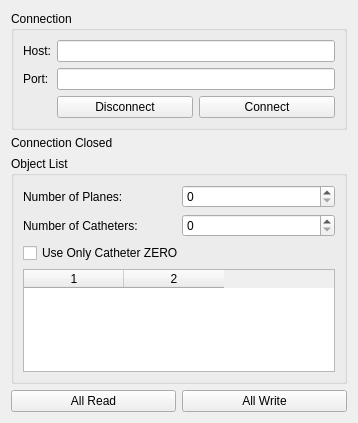
<?xml version="1.0" encoding="UTF-8"?>
<ui version="4.0">
 <class>MainUI</class>
 <widget class="QWidget" name="MainUI">
  <property name="geometry">
   <rect>
    <x>0</x>
    <y>0</y>
    <width>358</width>
    <height>423</height>
   </rect>
  </property>
  <property name="windowTitle">
   <string>Form</string>
  </property>
  <layout class="QVBoxLayout" name="verticalLayout">
   <item>
    <widget class="QGroupBox" name="connectionGroupBox">
     <property name="title">
      <string>Connection</string>
     </property>
     <layout class="QGridLayout" name="gridLayout_3">
      <item row="0" column="0">
       <widget class="QLabel" name="hostLabel">
        <property name="text">
         <string>Host:</string>
        </property>
       </widget>
      </item>
      <item row="0" column="1">
       <widget class="QLineEdit" name="hostLineEdit">
        <property name="minimumSize">
         <size>
          <width>200</width>
          <height>0</height>
         </size>
        </property>
       </widget>
      </item>
      <item row="1" column="1">
       <widget class="QLineEdit" name="portLineEdit"/>
      </item>
      <item row="1" column="0">
       <widget class="QLabel" name="portLabel">
        <property name="text">
         <string>Port:</string>
        </property>
       </widget>
      </item>
      <item row="2" column="1">
       <layout class="QGridLayout" name="connDissconnGridLayout">
        <item row="0" column="1">
         <widget class="QPushButton" name="disconnectButton">
          <property name="text">
           <string>Disconnect</string>
          </property>
         </widget>
        </item>
        <item row="0" column="2">
         <widget class="QPushButton" name="connectButton">
          <property name="text">
           <string>Connect</string>
          </property>
         </widget>
        </item>
       </layout>
      </item>
     </layout>
    </widget>
   </item>
   <item>
    <widget class="QLabel" name="connectstat">
     <property name="maximumSize">
      <size>
       <width>250</width>
       <height>16777215</height>
      </size>
     </property>
     <property name="text">
      <string>Connection Closed</string>
     </property>
    </widget>
   </item>
   <item>
    <widget class="QGroupBox" name="objectListGroupBox">
     <property name="title">
      <string>Object List</string>
     </property>
     <layout class="QVBoxLayout" name="verticalLayout_2">
      <item>
       <layout class="QHBoxLayout" name="horizontalLayout">
        <item>
         <widget class="QLabel" name="label">
          <property name="text">
           <string>Number of Planes:</string>
          </property>
         </widget>
        </item>
        <item>
         <widget class="QSpinBox" name="numPlanesSpinBox"/>
        </item>
       </layout>
      </item>
      <item>
       <layout class="QHBoxLayout" name="horizontalLayout_2">
        <item>
         <widget class="QLabel" name="label_2">
          <property name="text">
           <string>Number of Catheters:</string>
          </property>
         </widget>
        </item>
        <item>
         <widget class="QSpinBox" name="numCathSpinBox"/>
        </item>
       </layout>
      </item>
      <item>
       <widget class="QCheckBox" name="cathZeroCheckBox">
        <property name="text">
         <string>Use Only Catheter ZERO</string>
        </property>
       </widget>
      </item>
      <item>
       <widget class="QTableWidget" name="objectTable">
        <property name="columnCount">
         <number>2</number>
        </property>
        <column/>
        <column/>
       </widget>
      </item>
     </layout>
    </widget>
   </item>
   <item>
    <layout class="QHBoxLayout" name="horizontalLayout_3">
     <item>
      <widget class="QPushButton" name="allReadButton">
       <property name="text">
        <string>All Read</string>
       </property>
      </widget>
     </item>
     <item>
      <widget class="QPushButton" name="allWriteButton">
       <property name="text">
        <string>All Write</string>
       </property>
      </widget>
     </item>
    </layout>
   </item>
  </layout>
 </widget>
 <resources/>
 <connections/>
</ui>
